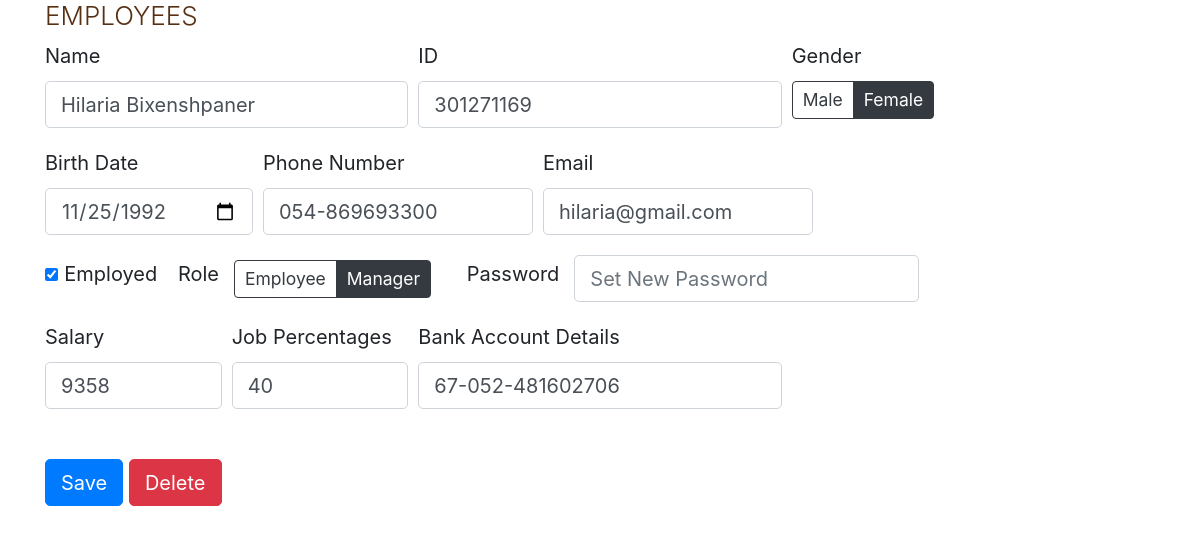
Page /employees/301271169 (signed in) on the earlier database version.
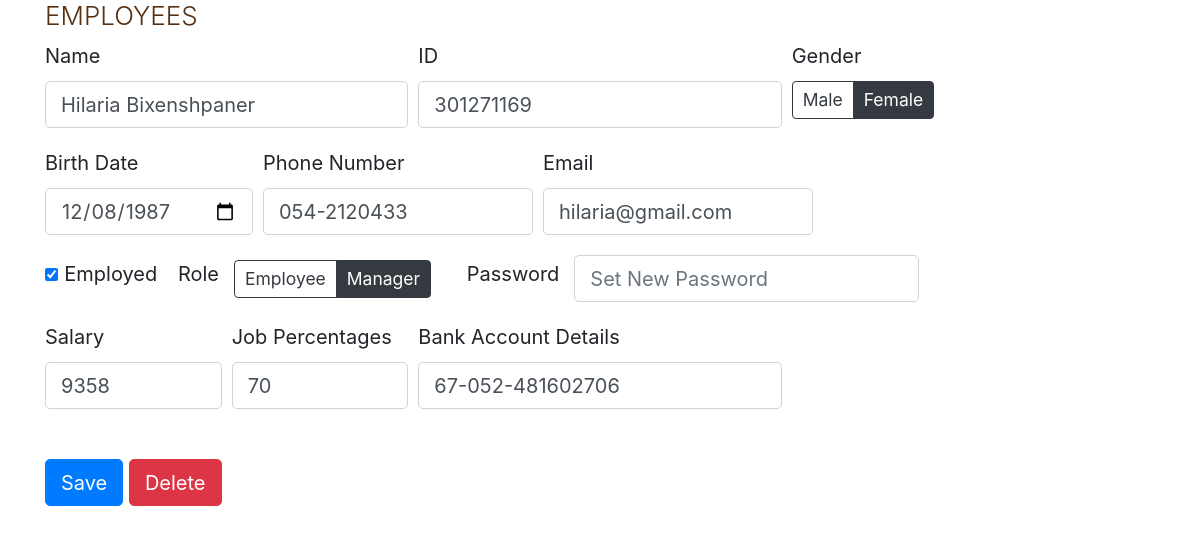
Same page on the later database version.
### pets/models/person.py (models this page shows, shortened)
class Person(db.Model):
    __tablename__ = "people"
    id = db.Column(db.String(10), primary_key=True, unique=True)
    name = db.Column(db.String(50))
    gender = db.Column(db.Enum(Gender, name="person_gender"))
    role = db.Column(db.Enum(Role))
    birth_date = db.Column(db.DateTime, nullable=True)
    phone_number = db.Column(db.String, nullable=True)
    email = db.Column(db.String, nullable=True)
    __mapper_args__ = {
        'polymorphic_identity': 'people',
        'polymorphic_on': role
    }

### pets/models/employee.py (models this page shows, shortened)
class Employee(Person):
    __tablename__ = 'employees'
    id = db.Column(db.String(10), db.ForeignKey('people.id'), primary_key=True)
    salary = db.Column(db.Integer)
    job_percentages = db.Column(db.Integer, default=100)
    bank_account_details = db.Column(db.String(250), nullable=True)
    is_employed = db.Column(db.Boolean, default=True)
    __mapper_args__ = {
        'polymorphic_identity': Role.Employee,
    }

### pets/controllers/employees.py (the view)
@employees.route("/employees/<employee_id>", methods=["GET"])
@login_required
def get_employee(employee_id):
    try:
        employee = Employee.query.get(employee_id)
        if not employee:
            raise ValueError("Employee ID {} was not found".format(employee_id))
    except Exception as ex:
        flash("Error: {}".format(ex), "error")
        return redirect(url_for("employees.get_all_employees"))
    return render_template("employees/view.html", method="POST", action="/employees/{}".format(employee_id), employee=employee)

### pets/templates/employees/view.html (shortened to what the changed rows need)
{% extends "base.html" %}
{% block content %}
<div class="container center_div">
    <form method="{{ method }}" action="{{ action }}" autocomplete="off">
        <div class="form-row">
            <div class="col-md-4 mb-3">
                <label for="employeeName">Name</label>
                <input name="name" type="text" class="form-control" id="employeeName" value="{{ employee.name if employee else '' }}" required>
            </div>
        </div>
        <div class="form-row">
            <div class="col-md-0 mb-3">
                <label for="personBirthDate">Birth Date</label>
                <input name="birth_date" type="date" class="form-control" id="personBirthDate" value="{{ employee.birth_date.strftime("%Y-%m-%d") if employee and employee.birth_date else "" }}">
            </div>
            <div class="col-md-3 mb-2">
                <label for="personPhoneNumber">Phone Number</label>
                <input name="phone_number" type="text" class="form-control" id="personPhoneNumber" value="{{ employee.phone_number if employee and employee.phone_number else ""}}">
            </div>
            <div class="col-md-3 mb-3">
                <label for="personEmail">Email</label>
                <input name="email" type="text" class="form-control" id="personEmail" value="{{ employee.email if employee and employee.email else ""}}">
            </div>
        </div>
        <div class="form-row">
            <div class="col-md-2 mb-3">
                <label for="employeeSalary">Salary</label>
                <input name="salary" type="number" min="0" class="form-control" id="employeeSalary" value="{{ employee.salary if employee and employee.salary else "" }}" required>
            </div>
            <div class="col-md-2 mb-2">
                <label for="employeeJobPercentages">Job Percentages</label>
                <input name="job_percentages" type="number" min="0" max="100" step="5" class="form-control" id="employeeJobPercentages" value="{{ employee.job_percentages if employee and employee.job_percentages else "100"}}" required>
            </div>
            <div class="col-md-4 mb-3">
                <label for="employeeBankAccountDetails">Bank Account Details</label>
                <input name="bank_account_details" type="text" class="form-control" id="employeeBankAccountDetails" value="{{ employee.bank_account_details if employee and employee.bank_account_details else ""}}">
            </div>
        </div>
        <br/>
    </form>
</div>
{% endblock %}

Differences in the rows shown:
changed Person "Hilaria Bixenshpaner": birth_date "11/25/1992" → "12/08/1987"; phone_number "054-869693300" → "054-2120433"
changed Employee: job_percentages "40" → "70"
